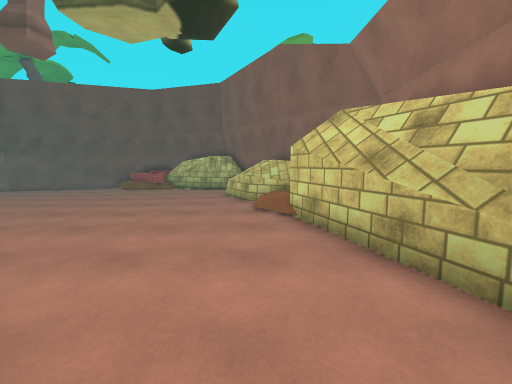
[1] (above)

13 first-person views from a walk through a Unity game level. The camera is 1.4 m above the floor, tilts 6° down and sees 90° across. The floor is counted in squares, 1 m on a side. Each view is taken from the middle of a square. On the plan, view 1 faces up. The plan holds only what a view shows up to about 13 squares ahead; the rest is blank. The place goes on beyond the plan. Some animated figures are left out. Some surface patterns are stand-ins.

[2]
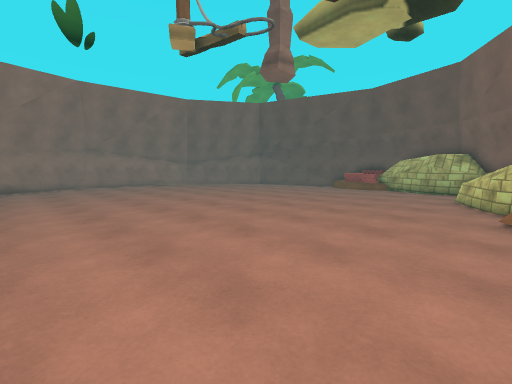

[3]
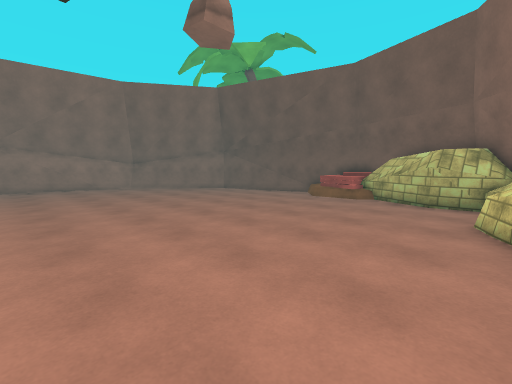

[4]
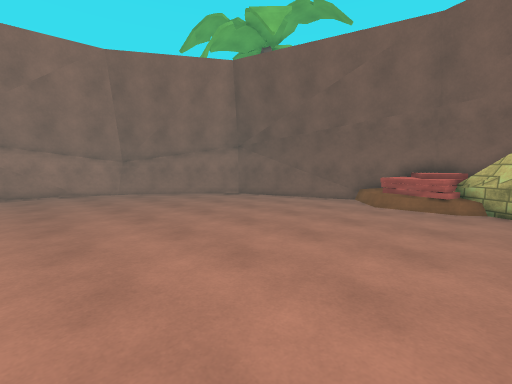

[5]
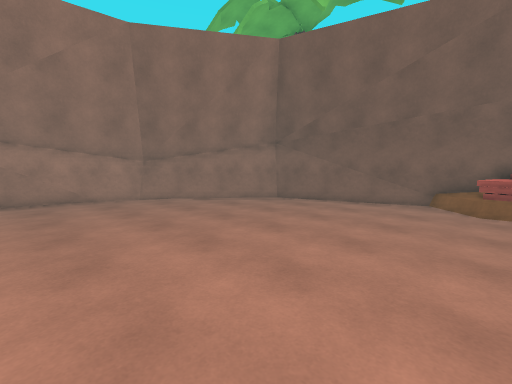

[6]
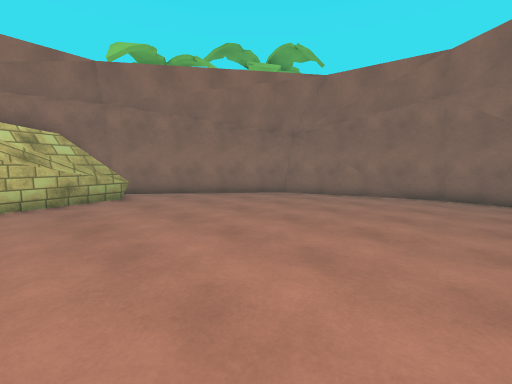

[7]
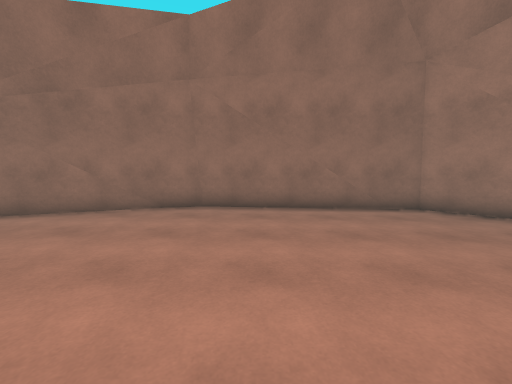

[8]
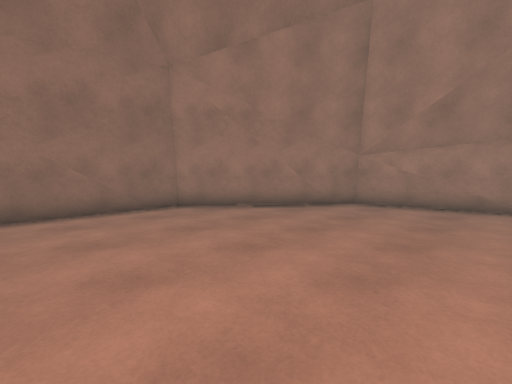

[9]
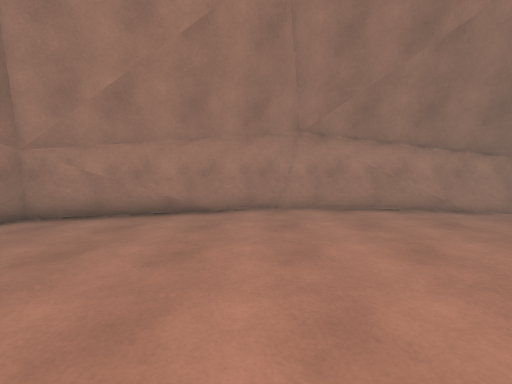

[10]
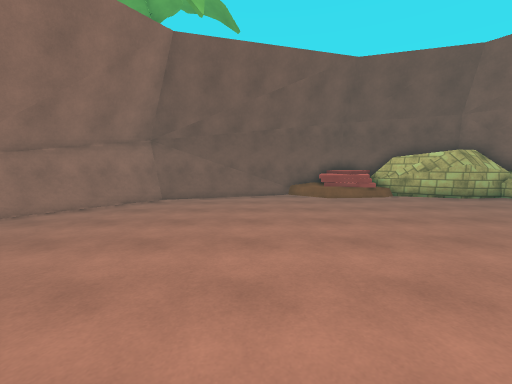

[11]
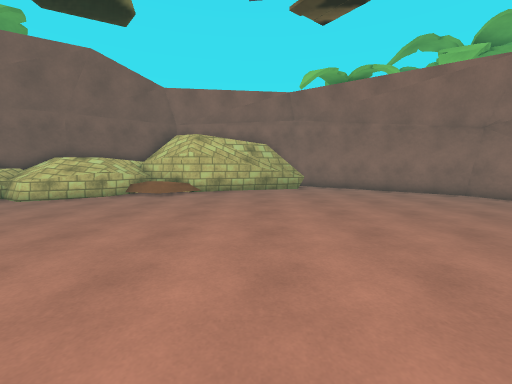

[12]
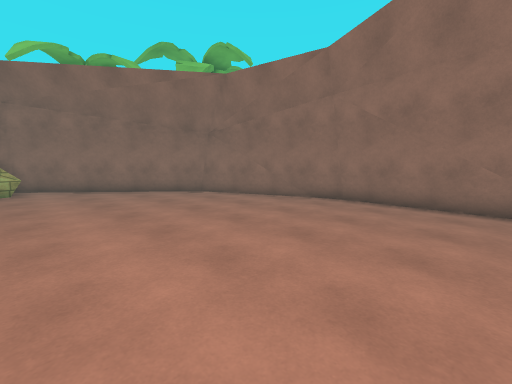

[13]
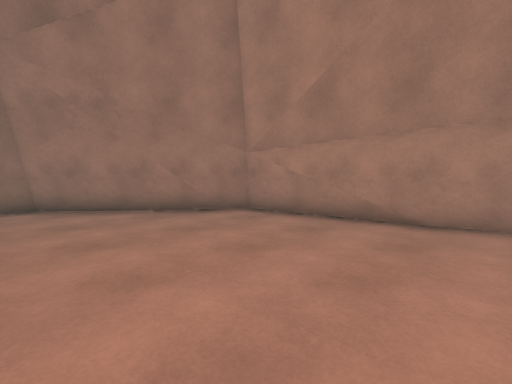

### Floor plan
Key: @ floor where view 1 was taken; # wall or solid block; . main floor; : floor 0.25 m higher than the main floor; - floor 0.25 m lower than the main floor; / step, stairs or slope; = window, fence, low wall or low ledge; v drop or lower ground; O other object.
Columns run from 21 left of view 1 to 5 right of it. Each row starts with its distance up from view 1.
 20              OO
 19          ###OOOO#
 18      ####--.OOO##
 17     ##--..../OOO###
 16    ##-............####
 15   ##...............:=#
 14  v#...............::=#
 13  ##...............::=#
 12 v#................::=#
 11 #=...............::::##
 10 ##...............::::###
  9 #...............:::::OO#
  8 #............::::::::OO
  7 #..........:::::::::::#
  6 #.......::::::::::::::##
  5 #........::::::::::::::#
  4 #.........:::::::::::::##
  3 #.........:::::::::::::###
  2 #..........:::::::::::::=#=
  1  #..........:::::::::::::#
  0  #..........:::::::::@:::#
 -1  #...........:::::::::::#
 -2   #..........::::::::::#
 -3   #...........:::::::::#
 -4   v#...........:::::::#
 -5     #...........::::::#
 -6      ##..........:::##
 -7       ##.........###
 -8        ##########

Where each view was taken, in squares from view 1:
view 1: 0 up, 0 right, facing up
view 2: 0 up, 0 right, facing up-left
view 3: 5 up, 1 left, facing up-left
view 4: 7 up, 5 left, facing up-left
view 5: 7 up, 8 left, facing up-left
view 6: 5 up, 8 left, facing down-right
view 7: 1 up, 8 left, facing down
view 8: 1 up, 9 left, facing down-left
view 9: 3 up, 12 left, facing left
view 10: 5 up, 12 left, facing up
view 11: 4 up, 11 left, facing right
view 12: 2 up, 11 left, facing down-right
view 13: 3 up, 13 left, facing down-left
